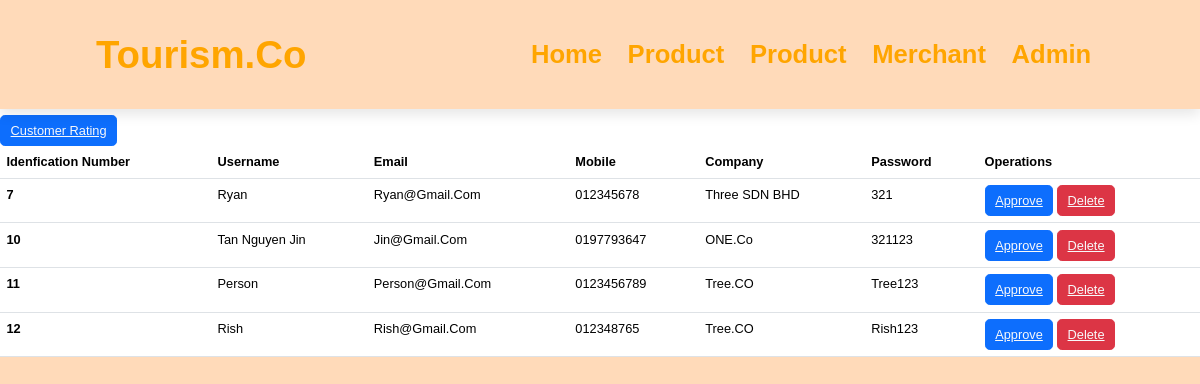
Screenshot of /Dashboard.php with the database file from the repository.
### tables this page shows
CREATE TABLE `approval` (
  `id` int(50) NOT NULL,
  `username` varchar(50) NOT NULL,
  `email` varchar(50) NOT NULL,
  `mobile` varchar(50) NOT NULL,
  `company` varchar(50) NOT NULL,
  `password` varchar(50) NOT NULL
);

### Dashboard.php (the view, shortened to what this page needs)
<?php
include 'connect.php';
?>
<!DOCTYPE html>
<html>
    <head>
        <link href="https://cdn.jsdelivr.net/npm/bootstrap@5.3.1/dist/css/bootstrap.min.css" rel="stylesheet">
        <link rel="stylesheet" href="loginStyle.css">
    </head>
    <body>
    <header>
        <a href="#" target="_blank" style="text-decoration:none;" class="logo">Tourism.Co</a>
        <nav class="navbar">
                    <a  target="_blank" style="text-decoration:none;" class="logo" href="index2.html">Home</a>
                    <a  target="_blank" style="text-decoration:none;" class="logo" href="showProduct.php">product</a>
                    <a  target="_blank" style="text-decoration:none;" class="logo" href="showProduct.php">product</a>
                    <a  target="_blank" style="text-decoration:none;" class="logo" href="index.php">Merchant</a>
                    <a  target="_blank" style="text-decoration:none;" class="logo" href="Admin.php">Admin</a>
                </nav>
        </header>
        <br><br><br><br><br><br>
        <button class="btn btn-primary"><a href="showRating.php" class="text-light">Customer Rating</a></button>
  <table class="table">
  <thead>
    <tr>
     <th scope="col">Idenfication number</th>
      <th scope="col">Username</th>
      <th scope="col">Email</th>
      <th scope="col">Mobile</th>
      <th scope="col">Company</th>
      <th scope="col">Password</th>
      <th scope="col">Operations</th>
    </tr>
  </thead>
  <tbody>
  <?php
  $sql="Select * from `approval`";
  $result=mysqli_query($con,$sql);
  if($result){
    while($row=mysqli_fetch_assoc($result)){
        $id=$row['id'];
        $username=$row['username'];
        $email=$row['email'];
        $mobile=$row['mobile'];
        $company=$row['company'];
        $password=$row['password'];
        echo'
        <tr >
        <th scope="row">'.$id.'</th>
        <td>'.$username.'</td>
        <td>'.$email.'</td>
        <td>'.$mobile.'</td>
        <td>'.$company.'</td>
        <td>'.$password.'</td>
        <td>
        <button type="submit" class="btn btn-primary" ><a href="approve.php?approveid='.$id.'" class="text-light">Approve</a></button>
        <button class="btn btn-danger" ><a href="deny.php?denyid='.$id.'" class="text-light">Delete</a></button>
        </td>
        </tr>';
    }
  }
  ?>

### loginStyle.css (style rules this page uses)
* { margin:0; padding:0; box-sizing: border-box; font-family: Verdana, Verdana, Geneva, Tahoma, sans-serif; outline: none; border:none; text-decoration: none; text-transform:capitalize; transition: .2s linear; }
html { font-size: 80%; scroll-behavior: smooth; scroll-padding-top: 6rem; overflow-x: hidden; }
header { position: fixed; top:0;left:0;right:0; background-color: peachpuff; padding:2rem 8% ; display:flex; align-items: center; justify-content: space-between; z-index: 1000; box-shadow: 0 0.5rem 1rem rgba(0, 0, 0, .1); }
header .logo { font-size: 3rem; color:orange; font-weight: bolder; }
header .navbar a { font-size: 2rem; padding:0 1rem; color:orange }

### Dashboard.php (style rules this page uses)
html { background-color: peachpuff; }

### rows the page displays
approval: id "7", username "Ryan", email "Ryan@gmail.com", mobile "012345678", company "Three SDN BHD", password "321"
approval: id "10", username "Tan Nguyen Jin", email "Jin@gmail.com", mobile "0197793647", company "ONE.co", password "321123"
approval: id "11", username "Person", email "Person@gmail.com", mobile "0123456789", company "Tree.CO", password "Tree123"
approval: id "12", username "Rish", email "Rish@gmail.com", mobile "012348765", company "Tree.CO", password "Rish123"
